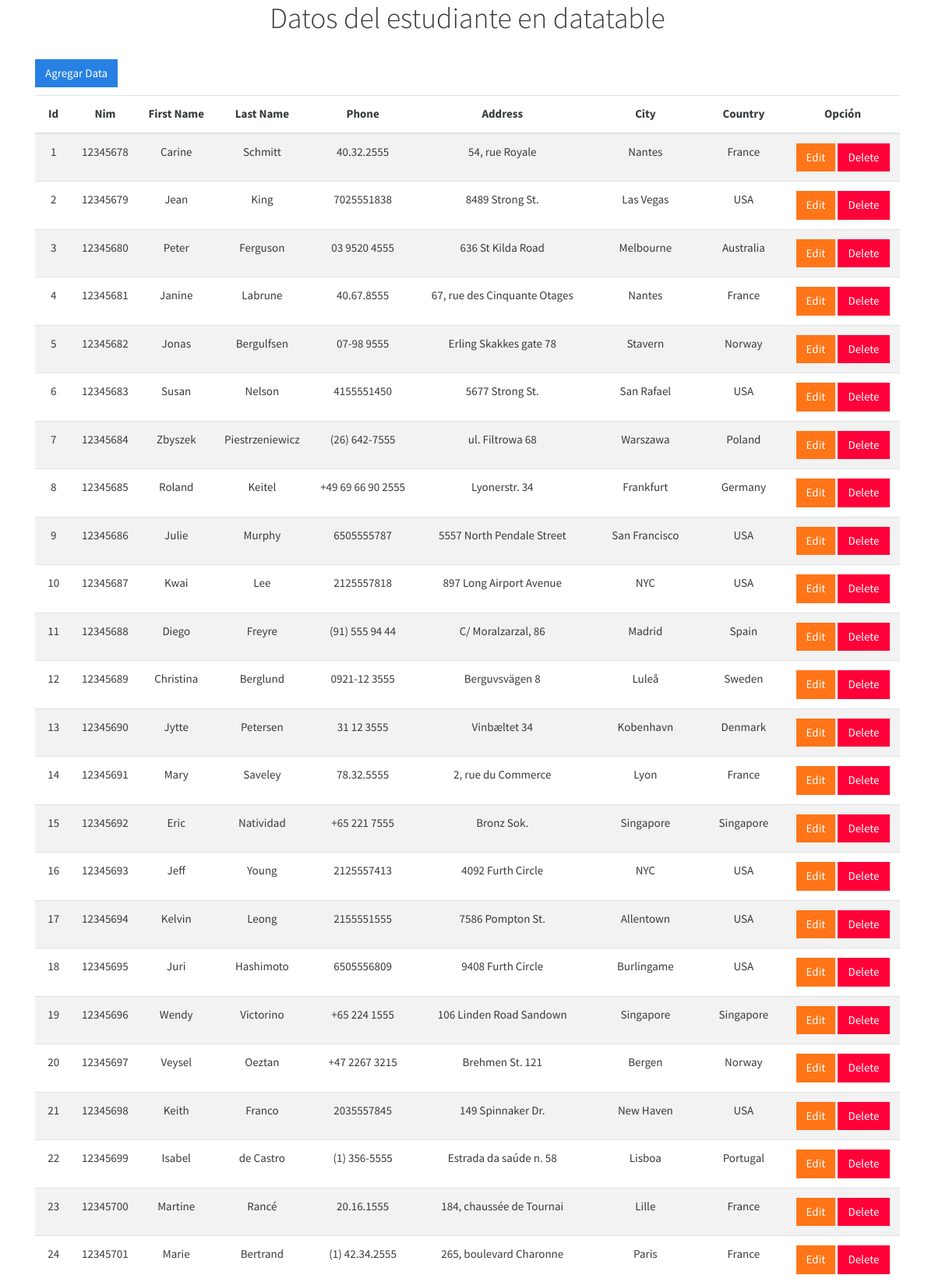
Page /index.php/c_estudiante (upper part) on the committed database.
### tables this page shows
CREATE TABLE IF NOT EXISTS `student` (
  `id` int(10) unsigned NOT NULL AUTO_INCREMENT,
  `nim` varchar(8) DEFAULT NULL,
  `FirstName` varchar(50) DEFAULT NULL,
  `LastName` varchar(50) DEFAULT NULL,
  `phone` varchar(50) DEFAULT NULL,
  `address` varchar(50) DEFAULT NULL,
  `city` varchar(50) DEFAULT NULL,
  `country` varchar(50) DEFAULT NULL,
  PRIMARY KEY (`id`),
  UNIQUE KEY `nim` (`nim`)
);

### application/controllers/c_estudiante.php (called while the page is built, shortened)
<?php
class C_estudiante extends CI_Controller {
  public function __construct()
  {
      $this->load->helper('url', 'html');
      $this->load->library('session');
      $this->load->library('Form_validation');
      $this->load->model('m_query');
  }
  public function index()
  {
      $data = $this->m_query->dataEstudiante();
      $this->load->view('v_estudiante',['data'=>$data]);
  }
}

### index.php (called while the page is built, shortened)
<?php
require_once BASEPATH.'core/CodeIgniter.php';

### application/models/m_query.php (called while the page is built, shortened)
<?php
class M_query extends CI_Model
{
  public function dataEstudiante(){
    $this->db->select('*');
    $this->db->from('student');
    $this->db->order_by('nim', 'asc');
    $data = $this->db->get('');
    return $data;
  }
}

### application/views/v_estudiante.php (the view, shortened to what this page needs)
<!DOCTYPE html>
<html>
  <head>
    <link rel="stylesheet" href="https://bootswatch.com/4/cosmo/bootstrap.css">
    <link rel="stylesheet" href="https://bootswatch.com/4/cosmo/bootstrap.min.css">
    <link rel="stylesheet" href="https://cdn.datatables.net/1.10.16/css/jquery.dataTables.min.css">
    <link rel="stylesheet" href="https://cdn.datatables.net/buttons/1.4.2/css/buttons.dataTables.min.css">
    <link rel="stylesheet" href="https://cdnjs.cloudflare.com/ajax/libs/font-awesome/4.7.0/css/font-awesome.min.css">
  </head>
  <body>
    <div class="container">
      <h1 align="center" >Datos del estudiante en datatable</h1></br>
      <a style="margin-bottom: 10px;" href="" class="btn btn-primary" data-toggle="modal" data-target="#addModal">Agregar Data</a>
      <table id="datatable" class="table table-hover table-striped" cellspacing="0" width="100%">
          <thead>
              <tr>
                <th>Id</th>
                <th>Nim</th>
                <th>First Name</th>
                <th>Last Name</th>
                <th>Phone</th>
                <th>Address</th>
                <th>City</th>
                <th>Country</th>
                <th>Opción</th>
              </tr>
          </thead>
          <?php
            if ($data->num_rows() > 0) {
              foreach ($data->result() as $row) {
                ?>
                  <tr>
                    <td><?php echo $row->id ?></td>
                    <td><?php echo $row->nim ?></td>
                    <td><?php echo $row->FirstName ?></td>
                    <td><?php echo $row->LastName ?></td>
                    <td><?php echo $row->phone ?></td>
                    <td><?php echo $row->address ?></td>
                    <td><?php echo $row->city ?></td>
                    <td><?php echo $row->country ?></td>
                    <td>
                      <a href="#" class="btn btn-warning">Edit</a>
                      <a href="#" class="btn btn-danger">Delete</a>
                    </td>
                  </tr>
                <?php
              }
            }
          ?>
      </table>
    </div>
  </body>
</html>

### application/views/v_estudiante.php (style rules this page uses)
th,td { text-align: center; }

### rows in the picture
student: id "1", nim "12345678", FirstName "Carine", LastName "Schmitt", phone "40.32.2555", address "54, rue Royale", city "Nantes", country "France"
student: id "2", nim "12345679", FirstName "Jean", LastName "King", phone "7025551838", address "8489 Strong St.", city "Las Vegas", country "USA"
student: id "3", nim "12345680", FirstName "Peter", LastName "Ferguson", phone "03 9520 4555", address "636 St Kilda Road", city "Melbourne", country "Australia"
student: id "4", nim "12345681", FirstName "Janine", LastName "Labrune", phone "40.67.8555", address "67, rue des Cinquante Otages", city "Nantes", country "France"
student: id "5", nim "12345682", FirstName "Jonas", LastName "Bergulfsen", phone "07-98 9555", address "Erling Skakkes gate 78", city "Stavern", country "Norway"
student: id "6", nim "12345683", FirstName "Susan", LastName "Nelson", phone "4155551450", address "5677 Strong St.", city "San Rafael", country "USA"
student: id "7", nim "12345684", FirstName "Zbyszek", LastName "Piestrzeniewicz", phone "(26) 642-7555", address "ul. Filtrowa 68", city "Warszawa", country "Poland"
student: id "8", nim "12345685", FirstName "Roland", LastName "Keitel", phone "+49 69 66 90 2555", address "Lyonerstr. 34", city "Frankfurt", country "Germany"
student: id "9", nim "12345686", FirstName "Julie", LastName "Murphy", phone "6505555787", address "5557 North Pendale Street", city "San Francisco", country "USA"
student: id "10", nim "12345687", FirstName "Kwai", LastName "Lee", phone "2125557818", address "897 Long Airport Avenue", city "NYC", country "USA"
student: id "11", nim "12345688", FirstName "Diego", LastName "Freyre", phone "(91) 555 94 44", address "C/ Moralzarzal, 86", city "Madrid", country "Spain"
student: id "12", nim "12345689", FirstName "Christina", LastName "Berglund", phone "0921-12 3555", address "Berguvsvägen 8", city "Luleå", country "Sweden"
student: id "13", nim "12345690", FirstName "Jytte", LastName "Petersen", phone "31 12 3555", address "Vinbæltet 34", city "Kobenhavn", country "Denmark"
student: id "14", nim "12345691", FirstName "Mary", LastName "Saveley", phone "78.32.5555", address "2, rue du Commerce", city "Lyon", country "France"
student: id "15", nim "12345692", FirstName "Eric", LastName "Natividad", phone "+65 221 7555", address "Bronz Sok.", city "Singapore", country "Singapore"
student: id "16", nim "12345693", FirstName "Jeff", LastName "Young", phone "2125557413", address "4092 Furth Circle", city "NYC", country "USA"
student: id "17", nim "12345694", FirstName "Kelvin", LastName "Leong", phone "2155551555", address "7586 Pompton St.", city "Allentown", country "USA"
student: id "18", nim "12345695", FirstName "Juri", LastName "Hashimoto", phone "6505556809", address "9408 Furth Circle", city "Burlingame", country "USA"
student: id "19", nim "12345696", FirstName "Wendy", LastName "Victorino", phone "+65 224 1555", address "106 Linden Road Sandown", city "Singapore", country "Singapore"
student: id "20", nim "12345697", FirstName "Veysel", LastName "Oeztan", phone "+47 2267 3215", address "Brehmen St. 121", city "Bergen", country "Norway"
student: id "21", nim "12345698", FirstName "Keith", LastName "Franco", phone "2035557845", address "149 Spinnaker Dr.", city "New Haven", country "USA"
student: id "22", nim "12345699", FirstName "Isabel", LastName "de Castro", phone "(1) 356-5555", address "Estrada da saúde n. 58", city "Lisboa", country "Portugal"
student: id "23", nim "12345700", FirstName "Martine", LastName "Rancé", phone "20.16.1555", address "184, chaussée de Tournai", city "Lille", country "France"
student: id "24", nim "12345701", FirstName "Marie", LastName "Bertrand", phone "(1) 42.34.2555", address "265, boulevard Charonne", city "Paris", country "France"
